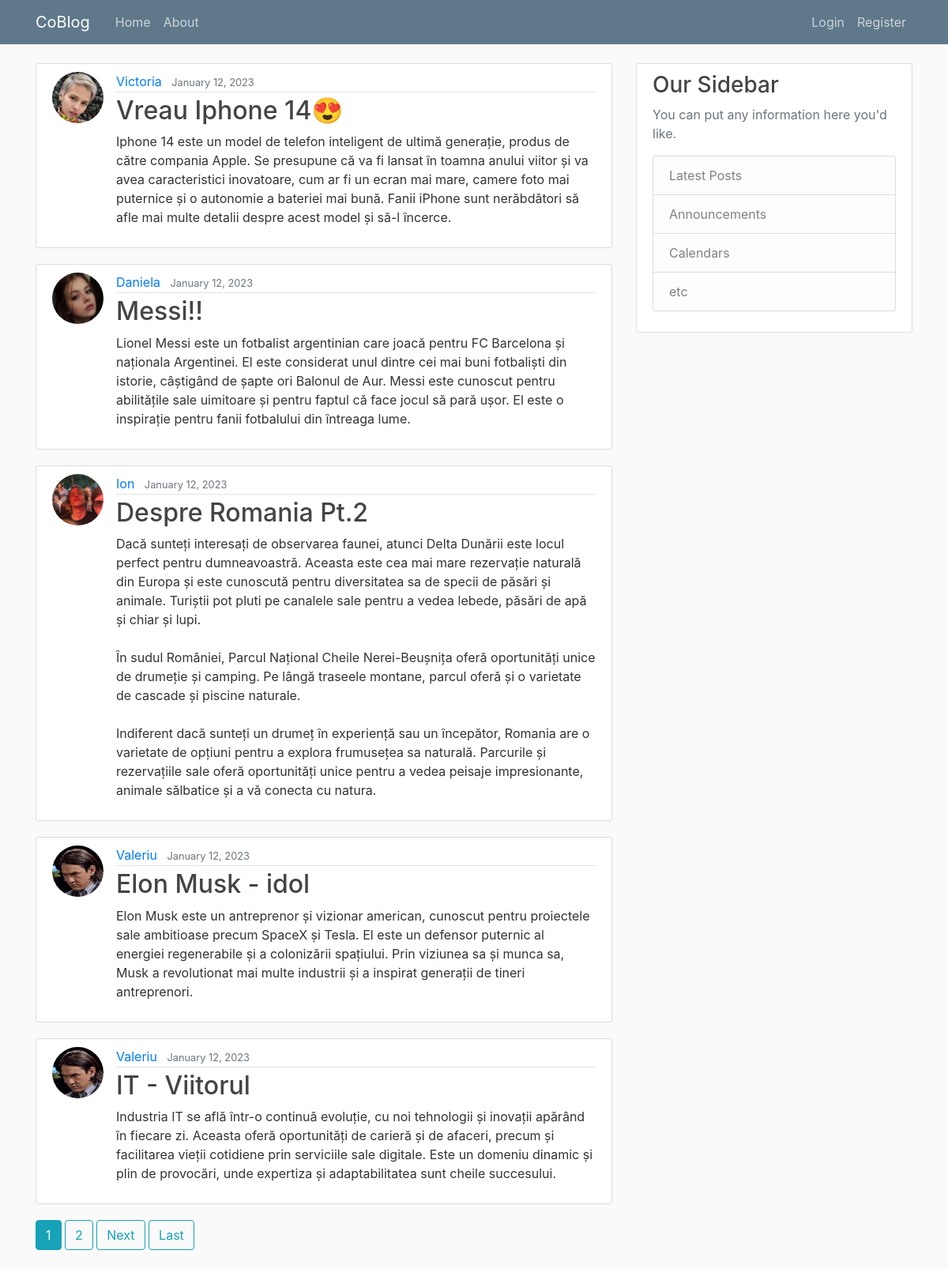
The page / on the database its author committed.
### blog/models.py (models this page shows, shortened)
class Post(models.Model):
    title = models.CharField(max_length=100)
    content = models.TextField()
    date_posted = models.DateTimeField(default=timezone.now)
    author = models.ForeignKey(User, on_delete=models.CASCADE)
    likes = models.ManyToManyField(User, related_name='blog_posts')
    category = models.CharField(max_length=255, default='uncategorized')

### users/models.py (models this page shows, shortened)
class Profile(models.Model):
    user = models.OneToOneField(User, on_delete=models.CASCADE)
    image = models.ImageField(default='default.jpg', upload_to='profile_pics')

### blog/views.py (the view)
# urls.py: path('', PostListView.as_view(), name='blog-home'),
class PostListView(ListView):
    model = Post
    template_name = 'blog/home.html'  # <app>/<model>_<viewtype>.html
    context_object_name = 'posts'
    ordering = ['-date_posted']
    paginate_by = 5

### blog/templates/blog/home.html (shortened to what this page needs)
{% extends "blog/base.html" %}
{% block content %}
    {% for post in posts %}
        <article class="media content-section">
          <img class="rounded-circle article-img" src="{{ post.author.profile.image.url }}">
          <div class="media-body">
            <div class="article-metadata">
              <a class="mr-2" href="{% url 'user-posts' post.author.username %}">{{ post.author }}</a>
              <small class="text-muted">{{ post.date_posted|date:"F d, Y" }}</small>
            </div>
            <h2><a class="article-title" href="{% url 'post-detail' post.id %}">{{ post.title }}</a></h2>
            <p class="article-content">{{ post.content }}</p>
          </div>
        </article>
    {% endfor %}
    {% if is_paginated %}
      {% for num in page_obj.paginator.page_range %}
        {% if page_obj.number == num %}
          <a class="btn btn-info mb-4" href="?page={{ num }}">{{ num }}</a>
        {% elif num > page_obj.number|add:'-3' and num < page_obj.number|add:'3' %}
          <a class="btn btn-outline-info mb-4" href="?page={{ num }}">{{ num }}</a>
        {% endif %}
      {% endfor %}
      {% if page_obj.has_next %}
        <a class="btn btn-outline-info mb-4" href="?page={{ page_obj.next_page_number }}">Next</a>
        <a class="btn btn-outline-info mb-4" href="?page={{ page_obj.paginator.num_pages }}">Last</a>
      {% endif %}
    {% endif %}
{% endblock content %}

### blog/static/blog/main.css (style rules this page uses)
body { background: #fafafa; color: #333333; margin-top: 5rem; }
h1, h2, h3, h4, h5, h6 { color: #444444; }
.content-section { background: #ffffff; padding: 10px 20px; border: 1px solid #dddddd; border-radius: 3px; margin-bottom: 20px; }
.article-title { color: #444444; }
.article-content { white-space: pre-line; }
.article-img { height: 65px; width: 65px; margin-right: 16px; }
.article-metadata { padding-bottom: 1px; margin-bottom: 4px; border-bottom: 1px solid #e3e3e3 }

### rows shown on the page
Post: author.profile.image (picture), author "Victoria", date_posted "January 12, 2023", title "Vreau Iphone 14😍", content "Iphone 14 este un model de telefon inteligent de ultimă generație, produs de către compania Apple. Se presupune că va fi lansat în toamna anului viitor și va avea caracteristici inovatoare, cum ar fi un ecran mai mare, camere foto mai puternice și o autonomie a bateriei mai bună. Fanii iPhone sunt nerăbdători să afle mai multe detalii despre acest model și să-l încerce."
Post: author.profile.image (picture), author "Daniela", date_posted "January 12, 2023", title "Messi!!", content "Lionel Messi este un fotbalist argentinian care joacă pentru FC Barcelona și naționala Argentinei. El este considerat unul dintre cei mai buni fotbaliști din istorie, câștigând de șapte ori Balonul de Aur. Messi este cunoscut pentru abilitățile sale uimitoare și pentru faptul că face jocul să pară ușor. El este o inspirație pentru fanii fotbalului din întreaga lume."
Post: author.profile.image (picture), author "Ion", date_posted "January 12, 2023", title "Despre Romania Pt.2", content "Dacă sunteți interesați de observarea faunei, atunci Delta Dunării este locul perfect pentru dumneavoastră. Aceasta este cea mai mare rezervație naturală din Europa și este cunoscută pentru diversitatea sa de specii de păsări și animale. Turiștii pot pluti pe canalele sale pentru a vedea lebede, păsări de apă și chiar și lupi. În sudul României, Parcul Național Cheile Nerei-Beușnița oferă oportunități unice de drumeție și camping. Pe lângă traseele montane, parcul oferă și o varietate de cascade și piscine naturale. Indiferent dacă sunteți un drumeț în experiență sau un începător, Romania are o varietate de opțiuni pentru a explora frumusețea sa naturală. Parcurile și rezervațiile sale…"
Post: author.profile.image (picture), author "Valeriu", date_posted "January 12, 2023", title "Elon Musk - idol", content "Elon Musk este un antreprenor și vizionar american, cunoscut pentru proiectele sale ambitioase precum SpaceX și Tesla. El este un defensor puternic al energiei regenerabile și a colonizării spațiului. Prin viziunea sa și munca sa, Musk a revolutionat mai multe industrii și a inspirat generații de tineri antreprenori."
Post: author.profile.image (picture), author "Valeriu", date_posted "January 12, 2023", title "IT - Viitorul", content "Industria IT se află într-o continuă evoluție, cu noi tehnologii și inovații apărând în fiecare zi. Aceasta oferă oportunități de carieră și de afaceri, precum și facilitarea vieții cotidiene prin serviciile sale digitale. Este un domeniu dinamic și plin de provocări, unde expertiza și adaptabilitatea sunt cheile succesului."

### other values the page prints
{{ num }} "1"
{{ num }} "2"
